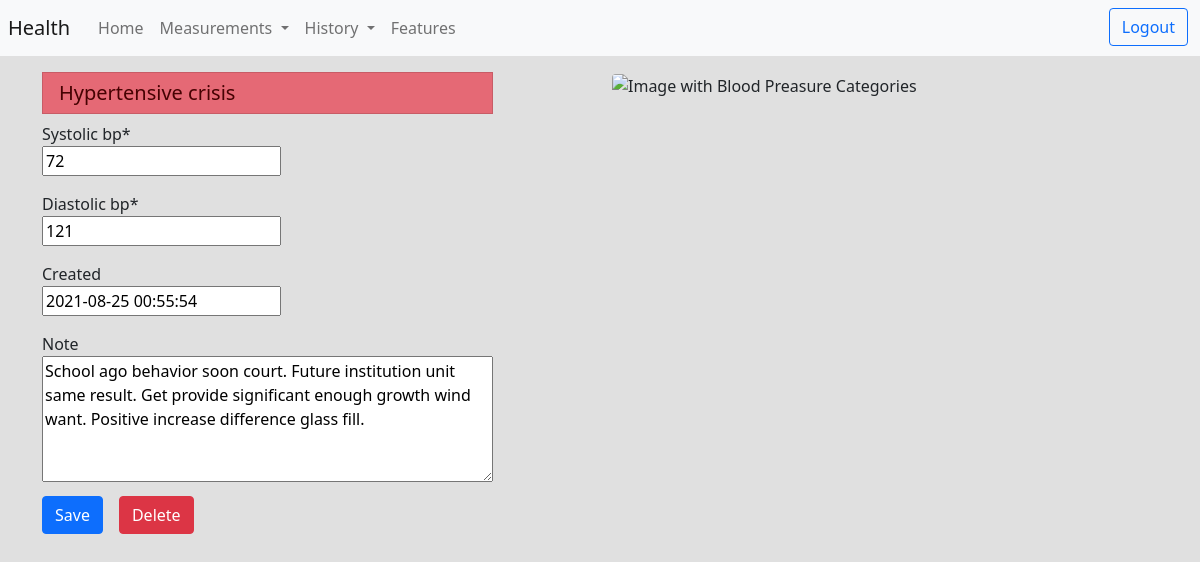
Page /history/blood_preasure/details/121 (signed in) on the committed database.
### measurements/models.py (models this page shows, shortened)
class BloodPreasure(Timestamp):
  user = models.ForeignKey("auth.User", on_delete=models.CASCADE, related_name="blood_preasure")
  systolic_bp = models.IntegerField(blank=False, null=False)
  diastolic_bp = models.IntegerField(blank=False, null=False)
  category = models.PositiveSmallIntegerField(default=BPCategory.NORMAL)
  note = models.TextField(max_length=500, blank=True, null=True)

### history/views.py (the view)
# urls.py: path('blood_preasure/details/<int:measurement_id>', BloodPreasureDetail, name='blood_preasure_details'),
def BloodPreasureDetail(request, measurement_id):
  measurement = get_object_or_404(BloodPreasure, id=measurement_id)
  if request.user == measurement.user:
    if request.method == 'POST':
      if request.POST.get('delete') == 'Delete':
        measurement.delete()
        return HttpResponseRedirect(reverse('history:blood_preasure'))
      else:
        form = BloodPreasureFormEdit(request.POST, instance=measurement)
        if form.is_valid():
          instance = form.save(commit=False)
          instance.user = request.user
          instance.save()
          return render(request, 'history/details.html',
                        {'form': form,
                         'm_category': measurement.category,
                         'category': BPCategory,
                         'info': 'Saved'})
    else:
      form = BloodPreasureFormEdit(instance=measurement)
      return render(request, 'history/details.html',
                    {'form': form,
                    'm_category': measurement.category,
                    'category': BPCategory})
  else:
    return HttpResponseRedirect(reverse_lazy('login'))

### measurements/forms.py
class BloodPreasureFormEdit(BloodPreasureForm):
  def __init__(self, *args, **kwargs):
    super().__init__(*args, **kwargs)
    self.helper.layout = Layout(
        Field(
          'systolic_bp', css_class='mb-3'
        ),
        Field(
          'diastolic_bp', css_class='mb-3'
        ),
        Field(
          'created', placeholder=timezone.now(), css_class='mb-3'
        ),
        Field(
          'note', rows=5, placeholder=' Some info for yourself in the future...', css_class='w-100'
        ),
        ButtonHolder(
          Submit('submit', 'Save', css_class='btn btn-succes'),
          Submit('delete', 'Delete', css_class='btn btn-danger mx-3'),
          HTML('''{% if info %}<p class="align-self-center mb-0 jump-into">{{ info }}</p>{% endif %}'''),
          css_class='d-flex mt-2 mb-5'
        )
      )

### history/templates/history/details.html (shortened to what this page needs)
{% extends "base.html" %}
{% load crispy_forms_tags %}
{% block body %}
  <div class="container">
    <div class="row">
      <div class="col-sm-12 col-lg-5">
        {% if m_category == category.CRISIS %}
          <h5 class="list-group-item list-group-item-height-danger">Hypertensive crisis</h5>
        {% elif m_category == category.STAGE_2 %}
          <h5 class="list-group-item list-group-item-danger">High blood preasure stage 2</h5>
        {% elif m_category == category.STAGE_1 %}
          <h5 class="list-group-item list-group-item-height-warning">High blood preasure stage 1</h5>
        {% elif m_category == category.LOW %}
          <h5 class="list-group-item list-group-item-info">Low</h5>
        {% elif m_category == category.NORMAL %}
          <h5 class="list-group-item list-group-item-success">Normal</h5>
        {% else %}
          <h5 class="list-group-item list-group-item-warning">Elevated</h5>
        {% endif %}
        {% crispy form %}
      </div>
      <div class="col-sm-12 col-lg-6 offset-lg-1">
        <img class="w-100 rounded" src="https://www.heart.org/-/media/Health-Topics-Images/HBP/blood-pressure-readings-chart-English.jpg" alt="Image with Blood Preasure Categories">
      </div>
    </div>
  </div>
  {% endblock %}

### common/static/common/css/style.css (style rules this page uses)
body { background-color: rgb(224, 224, 224); }
.list-group-item-height-danger { background-color: #e56975; color: #460202; }

### rows in the picture
BloodPreasure: systolic_bp "72", diastolic_bp "121", created "2021-08-25 00:55:54", note "School ago behavior soon court. Future institution unit same result. Get provide significant enough growth wind want. Positive increase difference glass fill."
